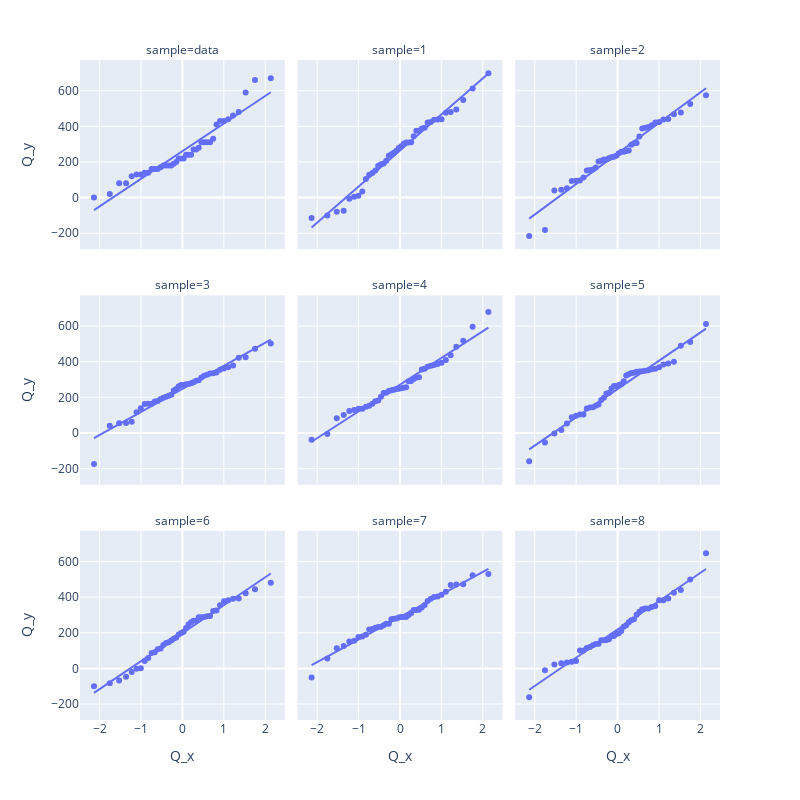

Notebook cell for this chart:
### Markdown cell above
Noch besser als der Vergleich des ursprünglichen Diagramms mit einem einzelnen Diagramm, das aus einer Normalverteilung generiert wurde, ist der Vergleich mit vielen weiteren Diagrammen, bei denen zufällig Daten aus einer Normalverteilung generiert wurden. Der folgende Code generiert 9 Plots: in der linken oberen Ecke sieht man den Q-Q-Plot, die den Originaldaten entspricht. Die restlichen Plots zeigen Q-Q-Plots von 8 verschiedenen simulierten *normalverteilten* Daten. Je nachdem, welches Gerät sie benutzen, kann es sinnvoll sein, die Parameter `width` und `height` zu modifizieren oder die Zoom Funktionalität von plotly zu benutzen.

### Code cell
(Q_x, Q_y) = probplot(dairy_queen['cal_fat'], fit=False)

sim_qq_data = [pd.DataFrame({"Q_x": Q_x, "Q_y": Q_y, "sample": "data"})]
for i in range(8):
    sim_norm = np.random.normal(size = len(dairy_queen['cal_fat']), loc = dqmean, scale = dqsd)
    (Q_x, Q_y) = probplot(sim_norm, fit=False)
    sim_qq_data.append( pd.DataFrame({"Q_x": Q_x, "Q_y": Q_y, "sample": str(i+1)}) )
sim_qq_data = pd.concat(sim_qq_data)

px.scatter(sim_qq_data, x="Q_x", y="Q_y", facet_col="sample", facet_col_wrap=3, trendline="ols", width=800, height=800)

### Figure 1 — Plotly figure (JSON) as saved in the notebook; plotly's stock layout.template omitted (floating-point values rounded to 4 significant figures)
{"data": [{"hovertemplate": "sample=data<br>Q_x=%{x}<br>Q_y=%{y}<extra></extra>", "legendgroup": "", "marker": {"color": "#636efa", "symbol": "circle"}, "mode": "markers", "name": "", "orientation": "v", "showlegend": false, "type": "scatter", "x": [-2.135, -1.754, -1.527, -1.36, -1.224, -1.107, -1.004, -0.9103, -0.8241, -0.7436, -0.6677, -0.5955, -0.5262, -0.4594, -0.3946, -0.3314, -0.2695, -0.2086, -0.1485, -0.08887, -0.02959, 0.02959, 0.08887, 0.1485, 0.2086, 0.2695, 0.3314, 0.3946, 0.4594, 0.5262, 0.5955, 0.6677, 0.7436, 0.8241, 0.9103, 1.004, 1.107, 1.224, 1.36, 1.527, 1.754, 2.135], "xaxis": "x7", "y": [0, 20, 80, 80, 120, 130, 130, 140, 140, 160, 160, 160, 170, 180, 180, 180, 180, 190, 200, 220, 220, 220, 240, 240, 240, 270, 270, 280, 310, 310, 310, 310, 330, 410, 430, 430, 440, 460, 480, 590, 660, 670], "yaxis": "y7"}, {"hovertemplate": "<b>OLS trendline</b><br>Q_y = 154.939 * Q_x + 260.476<br>R<sup>2</sup>=0.923481<br><br>sample=data<br>Q_x=%{x}<br>Q_y=%{y} <b>(trend)</b><extra></extra>", "legendgroup": "", "marker": {"color": "#636efa", "symbol": "circle"}, "mode": "lines", "name": "", "showlegend": false, "type": "scatter", "x": [-2.135, -1.754, -1.527, -1.36, -1.224, -1.107, -1.004, -0.9103, -0.8241, -0.7436, -0.6677, -0.5955, -0.5262, -0.4594, -0.3946, -0.3314, -0.2695, -0.2086, -0.1485, -0.08887, -0.02959, 0.02959, 0.08887, 0.1485, 0.2086, 0.2695, 0.3314, 0.3946, 0.4594, 0.5262, 0.5955, 0.6677, 0.7436, 0.8241, 0.9103, 1.004, 1.107, 1.224, 1.36, 1.527, 1.754, 2.135], "xaxis": "x7", "y": [-70.37, -11.29, 23.81, 49.77, 70.87, 88.95, 104.9, 119.4, 132.8, 145.3, 157.0, 168.2, 178.9, 189.3, 199.3, 209.1, 218.7, 228.2, 237.5, 246.7, 255.9, 265.1, 274.2, 283.5, 292.8, 302.2, 311.8, 321.6, 331.7, 342.0, 352.7, 363.9, 375.7, 388.2, 401.5, 416.0, 432.0, 450.1, 471.2, 497.1, 532.2, 591.3], "yaxis": "y7"}, {"hovertemplate": "sample=1<br>Q_x=%{x}<br>Q_y=%{y}<extra></extra>", "legendgroup": "", "marker": {"color": "#636efa", "symbol": "circle"}, "mode": "markers", "name": "", "orientation": "v", "showlegend": false, "type": "scatter", "x": [-2.135, -1.754, -1.527, -1.36, -1.224, -1.107, -1.004, -0.9103, -0.8241, -0.7436, -0.6677, -0.5955, -0.5262, -0.4594, -0.3946, -0.3314, -0.2695, -0.2086, -0.1485, -0.08887, -0.02959, 0.02959, 0.08887, 0.1485, 0.2086, 0.2695, 0.3314, 0.3946, 0.4594, 0.5262, 0.5955, 0.6677, 0.7436, 0.8241, 0.9103, 1.004, 1.107, 1.224, 1.36, 1.527, 1.754, 2.135], "xaxis": "x8", "y": [-114.0, -100.7, -78.94, -73.18, -6.908, 5.427, 10.9, 34.19, 104.5, 128.9, 137.7, 151.4, 178.3, 186.7, 192.0, 206.6, 235.0, 243.1, 251.1, 263.5, 278.9, 288.3, 301.8, 308.6, 309.8, 310.9, 343.9, 374.6, 375.4, 388.4, 392.0, 422.0, 423.9, 437.5, 438.6, 439.9, 476.5, 480.0, 494.4, 548.1, 611.6, 698.0], "yaxis": "y8"}, {"hovertemplate": "<b>OLS trendline</b><br>Q_y = 202.401 * Q_x + 264.252<br>R<sup>2</sup>=0.983906<br><br>sample=1<br>Q_x=%{x}<br>Q_y=%{y} <b>(trend)</b><extra></extra>", "legendgroup": "", "marker": {"color": "#636efa", "symbol": "circle"}, "mode": "lines", "name": "", "showlegend": false, "type": "scatter", "x": [-2.135, -1.754, -1.527, -1.36, -1.224, -1.107, -1.004, -0.9103, -0.8241, -0.7436, -0.6677, -0.5955, -0.5262, -0.4594, -0.3946, -0.3314, -0.2695, -0.2086, -0.1485, -0.08887, -0.02959, 0.02959, 0.08887, 0.1485, 0.2086, 0.2695, 0.3314, 0.3946, 0.4594, 0.5262, 0.5955, 0.6677, 0.7436, 0.8241, 0.9103, 1.004, 1.107, 1.224, 1.36, 1.527, 1.754, 2.135], "xaxis": "x8", "y": [-167.9, -90.76, -44.91, -11.0, 16.57, 40.18, 61.08, 80.01, 97.46, 113.7, 129.1, 143.7, 157.7, 171.3, 184.4, 197.2, 209.7, 222.0, 234.2, 246.3, 258.3, 270.2, 282.2, 294.3, 306.5, 318.8, 331.3, 344.1, 357.2, 370.8, 384.8, 399.4, 414.8, 431.0, 448.5, 467.4, 488.3, 511.9, 539.5, 573.4, 619.3, 696.4], "yaxis": "y8"}, {"hovertemplate": "sample=2<br>Q_x=%{x}<br>Q_y=%{y}<extra></extra>", "legendgroup": "", "marker": {"color": "#636efa", "symbol": "circle"}, "mode": "markers", "name": "", "orientation": "v", "showlegend": false, "type": "scatter", "x": [-2.135, -1.754, -1.527, -1.36, -1.224, -1.107, -1.004, -0.9103, -0.8241, -0.7436, -0.6677, -0.5955, -0.5262, -0.4594, -0.3946, -0.3314, -0.2695, -0.2086, -0.1485, -0.08887, -0.02959, 0.02959, 0.08887, 0.1485, 0.2086, 0.2695, 0.3314, 0.3946, 0.4594, 0.5262, 0.5955, 0.6677, 0.7436, 0.8241, 0.9103, 1.004, 1.107, 1.224, 1.36, 1.527, 1.754, 2.135], "xaxis": "x9", "y": [-215.4, -182.3, 39.49, 43.75, 51.88, 92.68, 95.25, 96.21, 112.6, 152.7, 155.2, 157.6, 169.0, 203.2, 206.6, 213.6, 214.0, 221.0, 226.5, 228.9, 235.1, 248.9, 256.9, 257.2, 261.3, 263.6, 297.1, 305.2, 305.8, 342.5, 387.1, 392.3, 396.3, 406.5, 421.6, 423.7, 438.7, 441.5, 468.3, 477.3, 525.4, 573.8], "yaxis": "y9"}, {"hovertemplate": "<b>OLS trendline</b><br>Q_y = 171.162 * Q_x + 247.822<br>R<sup>2</sup>=0.961308<br><br>sample=2<br>Q_x=%{x}<br>Q_y=%{y} <b>(trend)</b><extra></extra>", "legendgroup": "", "marker": {"color": "#636efa", "symbol": "circle"}, "mode": "lines", "name": "", "showlegend": false, "type": "scatter", "x": [-2.135, -1.754, -1.527, -1.36, -1.224, -1.107, -1.004, -0.9103, -0.8241, -0.7436, -0.6677, -0.5955, -0.5262, -0.4594, -0.3946, -0.3314, -0.2695, -0.2086, -0.1485, -0.08887, -0.02959, 0.02959, 0.08887, 0.1485, 0.2086, 0.2695, 0.3314, 0.3946, 0.4594, 0.5262, 0.5955, 0.6677, 0.7436, 0.8241, 0.9103, 1.004, 1.107, 1.224, 1.36, 1.527, 1.754, 2.135], "xaxis": "x9", "y": [-117.7, -52.4, -13.63, 15.05, 38.37, 58.33, 76.01, 92.02, 106.8, 120.5, 133.5, 145.9, 157.8, 169.2, 180.3, 191.1, 201.7, 212.1, 222.4, 232.6, 242.8, 252.9, 263.0, 273.2, 283.5, 293.9, 304.5, 315.4, 326.5, 337.9, 349.7, 362.1, 375.1, 388.9, 403.6, 419.6, 437.3, 457.3, 480.6, 509.3, 548.0, 613.3], "yaxis": "y9"}, {"hovertemplate": "sample=3<br>Q_x=%{x}<br>Q_y=%{y}<extra></extra>", "legendgroup": "", "marker": {"color": "#636efa", "symbol": "circle"}, "mode": "markers", "name": "", "orientation": "v", "showlegend": false, "type": "scatter", "x": [-2.135, -1.754, -1.527, -1.36, -1.224, -1.107, -1.004, -0.9103, -0.8241, -0.7436, -0.6677, -0.5955, -0.5262, -0.4594, -0.3946, -0.3314, -0.2695, -0.2086, -0.1485, -0.08887, -0.02959, 0.02959, 0.08887, 0.1485, 0.2086, 0.2695, 0.3314, 0.3946, 0.4594, 0.5262, 0.5955, 0.6677, 0.7436, 0.8241, 0.9103, 1.004, 1.107, 1.224, 1.36, 1.527, 1.754, 2.135], "xaxis": "x4", "y": [-174.0, 41.2, 55.06, 56.3, 62.65, 116.2, 138.7, 162.0, 163.8, 164.6, 176.3, 179.4, 191.2, 198.3, 203.2, 209.4, 215.3, 238.2, 247.5, 262.5, 269.3, 269.3, 272.9, 274.6, 278.9, 285.2, 293.2, 295.6, 311.9, 321.1, 327.2, 333.9, 334.8, 338.8, 355.2, 362.6, 368.9, 378.4, 421.6, 424.5, 472.5, 501.6], "yaxis": "y4"}, {"hovertemplate": "<b>OLS trendline</b><br>Q_y = 129.672 * Q_x + 247.62<br>R<sup>2</sup>=0.954499<br><br>sample=3<br>Q_x=%{x}<br>Q_y=%{y} <b>(trend)</b><extra></extra>", "legendgroup": "", "marker": {"color": "#636efa", "symbol": "circle"}, "mode": "lines", "name": "", "showlegend": false, "type": "scatter", "x": [-2.135, -1.754, -1.527, -1.36, -1.224, -1.107, -1.004, -0.9103, -0.8241, -0.7436, -0.6677, -0.5955, -0.5262, -0.4594, -0.3946, -0.3314, -0.2695, -0.2086, -0.1485, -0.08887, -0.02959, 0.02959, 0.08887, 0.1485, 0.2086, 0.2695, 0.3314, 0.3946, 0.4594, 0.5262, 0.5955, 0.6677, 0.7436, 0.8241, 0.9103, 1.004, 1.107, 1.224, 1.36, 1.527, 1.754, 2.135], "xaxis": "x4", "y": [-29.27, 20.17, 49.55, 71.27, 88.94, 104.1, 117.5, 129.6, 140.8, 151.2, 161.0, 170.4, 179.4, 188.0, 196.5, 204.6, 212.7, 220.6, 228.4, 236.1, 243.8, 251.5, 259.1, 266.9, 274.7, 282.6, 290.6, 298.8, 307.2, 315.9, 324.8, 334.2, 344.0, 354.5, 365.7, 377.8, 391.2, 406.3, 424.0, 445.7, 475.1, 524.5], "yaxis": "y4"}, {"hovertemplate": "sample=4<br>Q_x=%{x}<br>Q_y=%{y}<extra></extra>", "legendgroup": "", "marker": {"color": "#636efa", "symbol": "circle"}, "mode": "markers", "name": "", "orientation": "v", "showlegend": false, "type": "scatter", "x": [-2.135, -1.754, -1.527, -1.36, -1.224, -1.107, -1.004, -0.9103, -0.8241, -0.7436, -0.6677, -0.5955, -0.5262, -0.4594, -0.3946, -0.3314, -0.2695, -0.2086, -0.1485, -0.08887, -0.02959, 0.02959, 0.08887, 0.1485, 0.2086, 0.2695, 0.3314, 0.3946, 0.4594, 0.5262, 0.5955, 0.6677, 0.7436, 0.8241, 0.9103, 1.004, 1.107, 1.224, 1.36, 1.527, 1.754, 2.135], "xaxis": "x5", "y": [-37.95, -5.217, 83.46, 101.6, 122.9, 128.6, 135.9, 136.3, 147.0, 153.0, 164.8, 178.0, 182.7, 203.6, 224.6, 225.2, 236.1, 239.7, 242.7, 246.6, 248.4, 251.5, 254.4, 256.0, 290.0, 292.0, 302.8, 310.9, 312.5, 357.0, 360.9, 372.1, 377.2, 381.1, 386.9, 393.6, 409.7, 436.0, 484.4, 517.0, 596.0, 678.6], "yaxis": "y5"}, {"hovertemplate": "<b>OLS trendline</b><br>Q_y = 149.794 * Q_x + 270.918<br>R<sup>2</sup>=0.971544<br><br>sample=4<br>Q_x=%{x}<br>Q_y=%{y} <b>(trend)</b><extra></extra>", "legendgroup": "", "marker": {"color": "#636efa", "symbol": "circle"}, "mode": "lines", "name": "", "showlegend": false, "type": "scatter", "x": [-2.135, -1.754, -1.527, -1.36, -1.224, -1.107, -1.004, -0.9103, -0.8241, -0.7436, -0.6677, -0.5955, -0.5262, -0.4594, -0.3946, -0.3314, -0.2695, -0.2086, -0.1485, -0.08887, -0.02959, 0.02959, 0.08887, 0.1485, 0.2086, 0.2695, 0.3314, 0.3946, 0.4594, 0.5262, 0.5955, 0.6677, 0.7436, 0.8241, 0.9103, 1.004, 1.107, 1.224, 1.36, 1.527, 1.754, 2.135], "xaxis": "x5", "y": [-48.94, 8.178, 42.11, 67.21, 87.61, 105.1, 120.6, 134.6, 147.5, 159.5, 170.9, 181.7, 192.1, 202.1, 211.8, 221.3, 230.6, 239.7, 248.7, 257.6, 266.5, 275.4, 284.2, 293.2, 302.2, 311.3, 320.6, 330.0, 339.7, 349.7, 360.1, 370.9, 382.3, 394.4, 407.3, 421.3, 436.8, 454.2, 474.6, 499.7, 533.7, 590.8], "yaxis": "y5"}, {"hovertemplate": "sample=5<br>Q_x=%{x}<br>Q_y=%{y}<extra></extra>", "legendgroup": "", "marker": {"color": "#636efa", "symbol": "circle"}, "mode": "markers", "name": "", "orientation": "v", "showlegend": false, "type": "scatter", "x": [-2.135, -1.754, -1.527, -1.36, -1.224, -1.107, -1.004, -0.9103, -0.8241, -0.7436, -0.6677, -0.5955, -0.5262, -0.4594, -0.3946, -0.3314, -0.2695, -0.2086, -0.1485, -0.08887, -0.02959, 0.02959, 0.08887, 0.1485, 0.2086, 0.2695, 0.3314, 0.3946, 0.4594, 0.5262, 0.5955, 0.6677, 0.7436, 0.8241, 0.9103, 1.004, 1.107, 1.224, 1.36, 1.527, 1.754, 2.135], "xaxis": "x6", "y": [-158.8, -53.14, -2.659, 16.74, 53.04, 88.68, 96.4, 103.5, 104.4, 136.9, 143.1, 144.8, 152.8, 159.3, 185.8, 198.1, 221.5, 224.6, 249.5, 263.3, 263.8, 269.0, 273.4, 291.0, 322.2, 329.4, 336.4, 338.2, 343.5, 345.2, 347.1, 349.7, 351.9, 358.4, 360.6, 369.4, 385.0, 389.7, 400.4, 490.1, 510.5, 611.8], "yaxis": "y6"}, {"hovertemplate": "<b>OLS trendline</b><br>Q_y = 158.782 * Q_x + 246.773<br>R<sup>2</sup>=0.972428<br><br>sample=5<br>Q_x=%{x}<br>Q_y=%{y} <b>(trend)</b><extra></extra>", "legendgroup": "", "marker": {"color": "#636efa", "symbol": "circle"}, "mode": "lines", "name": "", "showlegend": false, "type": "scatter", "x": [-2.135, -1.754, -1.527, -1.36, -1.224, -1.107, -1.004, -0.9103, -0.8241, -0.7436, -0.6677, -0.5955, -0.5262, -0.4594, -0.3946, -0.3314, -0.2695, -0.2086, -0.1485, -0.08887, -0.02959, 0.02959, 0.08887, 0.1485, 0.2086, 0.2695, 0.3314, 0.3946, 0.4594, 0.5262, 0.5955, 0.6677, 0.7436, 0.8241, 0.9103, 1.004, 1.107, 1.224, 1.36, 1.527, 1.754, 2.135], "xaxis": "x6", "y": [-92.27, -31.73, 4.234, 30.84, 52.47, 70.99, 87.39, 102.2, 115.9, 128.7, 140.8, 152.2, 163.2, 173.8, 184.1, 194.2, 204.0, 213.7, 223.2, 232.7, 242.1, 251.5, 260.9, 270.3, 279.9, 289.6, 299.4, 309.4, 319.7, 330.3, 341.3, 352.8, 364.8, 377.6, 391.3, 406.2, 422.6, 441.1, 462.7, 489.3, 525.3, 585.8], "yaxis": "y6"}, {"hovertemplate": "sample=6<br>Q_x=%{x}<br>Q_y=%{y}<extra></extra>", "legendgroup": "", "marker": {"color": "#636efa", "symbol": "circle"}, "mode": "markers", "name": "", "orientation": "v", "showlegend": false, "type": "scatter", "x": [-2.135, -1.754, -1.527, -1.36, -1.224, -1.107, -1.004, -0.9103, -0.8241, -0.7436, -0.6677, -0.5955, -0.5262, -0.4594, -0.3946, -0.3314, -0.2695, -0.2086, -0.1485, -0.08887, -0.02959, 0.02959, 0.08887, 0.1485, 0.2086, 0.2695, 0.3314, 0.3946, 0.4594, 0.5262, 0.5955, 0.6677, 0.7436, 0.8241, 0.9103, 1.004, 1.107, 1.224, 1.36, 1.527, 1.754, 2.135], "xaxis": "x", "y": [-99.82, -82.6, -68.31, -46.22, -19.6, -2.1, 1.543, 41.81, 57.96, 86.48, 91.31, 106.8, 111.4, 131.8, 143.0, 146.9, 156.3, 166.9, 173.0, 190.1, 198.8, 205.3, 226.8, 246.0, 258.6, 267.2, 268.8, 286.5, 286.6, 288.4, 292.3, 293.5, 321.8, 324.5, 354.4, 376.6, 381.8, 390.5, 392.5, 421.4, 444.1, 481.2], "yaxis": "y"}, {"hovertemplate": "<b>OLS trendline</b><br>Q_y = 156.949 * Q_x + 197.485<br>R<sup>2</sup>=0.984274<br><br>sample=6<br>Q_x=%{x}<br>Q_y=%{y} <b>(trend)</b><extra></extra>", "legendgroup": "", "marker": {"color": "#636efa", "symbol": "circle"}, "mode": "lines", "name": "", "showlegend": false, "type": "scatter", "x": [-2.135, -1.754, -1.527, -1.36, -1.224, -1.107, -1.004, -0.9103, -0.8241, -0.7436, -0.6677, -0.5955, -0.5262, -0.4594, -0.3946, -0.3314, -0.2695, -0.2086, -0.1485, -0.08887, -0.02959, 0.02959, 0.08887, 0.1485, 0.2086, 0.2695, 0.3314, 0.3946, 0.4594, 0.5262, 0.5955, 0.6677, 0.7436, 0.8241, 0.9103, 1.004, 1.107, 1.224, 1.36, 1.527, 1.754, 2.135], "xaxis": "x", "y": [-137.7, -77.81, -42.26, -15.96, 5.421, 23.73, 39.94, 54.62, 68.14, 80.77, 92.69, 104.0, 114.9, 125.4, 135.6, 145.5, 155.2, 164.7, 174.2, 183.5, 192.8, 202.1, 211.4, 220.8, 230.2, 239.8, 249.5, 259.4, 269.6, 280.1, 290.9, 302.3, 314.2, 326.8, 340.4, 355.0, 371.2, 389.5, 410.9, 437.2, 472.8, 532.6], "yaxis": "y"}, {"hovertemplate": "sample=7<br>Q_x=%{x}<br>Q_y=%{y}<extra></extra>", "legendgroup": "", "marker": {"color": "#636efa", "symbol": "circle"}, "mode": "markers", "name": "", "orientation": "v", "showlegend": false, "type": "scatter", "x": [-2.135, -1.754, -1.527, -1.36, -1.224, -1.107, -1.004, -0.9103, -0.8241, -0.7436, -0.6677, -0.5955, -0.5262, -0.4594, -0.3946, -0.3314, -0.2695, -0.2086, -0.1485, -0.08887, -0.02959, 0.02959, 0.08887, 0.1485, 0.2086, 0.2695, 0.3314, 0.3946, 0.4594, 0.5262, 0.5955, 0.6677, 0.7436, 0.8241, 0.9103, 1.004, 1.107, 1.224, 1.36, 1.527, 1.754, 2.135], "xaxis": "x2", "y": [-51.24, 56.0, 112.7, 125.3, 150.9, 155.6, 176.6, 179.2, 188.5, 218.7, 220.5, 228.7, 231.7, 233.3, 242.5, 250.8, 250.9, 275.6, 278.4, 279.8, 285.2, 287.9, 288.1, 288.4, 300.0, 310.3, 327.9, 328.2, 329.1, 341.7, 356.0, 378.0, 391.2, 400.8, 402.9, 413.3, 429.9, 468.6, 471.1, 472.5, 523.1, 530.2], "yaxis": "y2"}, {"hovertemplate": "<b>OLS trendline</b><br>Q_y = 126.439 * Q_x + 288.789<br>R<sup>2</sup>=0.982502<br><br>sample=7<br>Q_x=%{x}<br>Q_y=%{y} <b>(trend)</b><extra></extra>", "legendgroup": "", "marker": {"color": "#636efa", "symbol": "circle"}, "mode": "lines", "name": "", "showlegend": false, "type": "scatter", "x": [-2.135, -1.754, -1.527, -1.36, -1.224, -1.107, -1.004, -0.9103, -0.8241, -0.7436, -0.6677, -0.5955, -0.5262, -0.4594, -0.3946, -0.3314, -0.2695, -0.2086, -0.1485, -0.08887, -0.02959, 0.02959, 0.08887, 0.1485, 0.2086, 0.2695, 0.3314, 0.3946, 0.4594, 0.5262, 0.5955, 0.6677, 0.7436, 0.8241, 0.9103, 1.004, 1.107, 1.224, 1.36, 1.527, 1.754, 2.135], "xaxis": "x2", "y": [18.8, 67.01, 95.65, 116.8, 134.1, 148.8, 161.9, 173.7, 184.6, 194.8, 204.4, 213.5, 222.3, 230.7, 238.9, 246.9, 254.7, 262.4, 270.0, 277.6, 285.0, 292.5, 300.0, 307.6, 315.2, 322.9, 330.7, 338.7, 346.9, 355.3, 364.1, 373.2, 382.8, 393.0, 403.9, 415.7, 428.8, 443.5, 460.7, 481.9, 510.6, 558.8], "yaxis": "y2"}, {"hovertemplate": "sample=8<br>Q_x=%{x}<br>Q_y=%{y}<extra></extra>", "legendgroup": "", "marker": {"color": "#636efa", "symbol": "circle"}, "mode": "markers", "name": "", "orientation": "v", "showlegend": false, "type": "scatter", "x": [-2.135, -1.754, -1.527, -1.36, -1.224, -1.107, -1.004, -0.9103, -0.8241, -0.7436, -0.6677, -0.5955, -0.5262, -0.4594, -0.3946, -0.3314, -0.2695, -0.2086, -0.1485, -0.08887, -0.02959, 0.02959, 0.08887, 0.1485, 0.2086, 0.2695, 0.3314, 0.3946, 0.4594, 0.5262, 0.5955, 0.6677, 0.7436, 0.8241, 0.9103, 1.004, 1.107, 1.224, 1.36, 1.527, 1.754, 2.135], "xaxis": "x3", "y": [-161.5, -10.38, 22.42, 28.72, 33.34, 36.73, 41.72, 100.3, 100.9, 114.2, 119.5, 130.4, 136.7, 138.8, 158.5, 158.5, 158.9, 163.5, 180.2, 181.4, 192.9, 196.8, 209.2, 234.2, 242.3, 259.5, 270.2, 275.9, 301.3, 317.8, 331.9, 336.1, 336.5, 344.6, 350.1, 382.7, 383.0, 392.4, 424.5, 439.8, 498.5, 646.4], "yaxis": "y3"}, {"hovertemplate": "<b>OLS trendline</b><br>Q_y = 158.564 * Q_x + 219.033<br>R<sup>2</sup>=0.977788<br><br>sample=8<br>Q_x=%{x}<br>Q_y=%{y} <b>(trend)</b><extra></extra>", "legendgroup": "", "marker": {"color": "#636efa", "symbol": "circle"}, "mode": "lines", "name": "", "showlegend": false, "type": "scatter", "x": [-2.135, -1.754, -1.527, -1.36, -1.224, -1.107, -1.004, -0.9103, -0.8241, -0.7436, -0.6677, -0.5955, -0.5262, -0.4594, -0.3946, -0.3314, -0.2695, -0.2086, -0.1485, -0.08887, -0.02959, 0.02959, 0.08887, 0.1485, 0.2086, 0.2695, 0.3314, 0.3946, 0.4594, 0.5262, 0.5955, 0.6677, 0.7436, 0.8241, 0.9103, 1.004, 1.107, 1.224, 1.36, 1.527, 1.754, 2.135], "xaxis": "x3", "y": [-119.5, -59.09, -23.17, 3.394, 24.99, 43.49, 59.87, 74.7, 88.36, 101.1, 113.2, 124.6, 135.6, 146.2, 156.5, 166.5, 176.3, 186.0, 195.5, 204.9, 214.3, 223.7, 233.1, 242.6, 252.1, 261.8, 271.6, 281.6, 291.9, 302.5, 313.5, 324.9, 336.9, 349.7, 363.4, 378.2, 394.6, 413.1, 434.7, 461.2, 497.2, 557.6], "yaxis": "y3"}], "layout": {"annotations": [{"font": {}, "showarrow": false, "text": "sample=6", "x": 0.16, "xanchor": "center", "xref": "paper", "y": 0.2867, "yanchor": "bottom", "yref": "paper"}, {"font": {}, "showarrow": false, "text": "sample=7", "x": 0.5, "xanchor": "center", "xref": "paper", "y": 0.2867, "yanchor": "bottom", "yref": "paper"}, {"font": {}, "showarrow": false, "text": "sample=8", "x": 0.84, "xanchor": "center", "xref": "paper", "y": 0.2867, "yanchor": "bottom", "yref": "paper"}, {"font": {}, "showarrow": false, "text": "sample=3", "x": 0.16, "xanchor": "center", "xref": "paper", "y": 0.6433, "yanchor": "bottom", "yref": "paper"}, {"font": {}, "showarrow": false, "text": "sample=4", "x": 0.5, "xanchor": "center", "xref": "paper", "y": 0.6433, "yanchor": "bottom", "yref": "paper"}, {"font": {}, "showarrow": false, "text": "sample=5", "x": 0.84, "xanchor": "center", "xref": "paper", "y": 0.6433, "yanchor": "bottom", "yref": "paper"}, {"font": {}, "showarrow": false, "text": "sample=data", "x": 0.16, "xanchor": "center", "xref": "paper", "y": 1.0, "yanchor": "bottom", "yref": "paper"}, {"font": {}, "showarrow": false, "text": "sample=1", "x": 0.5, "xanchor": "center", "xref": "paper", "y": 1.0, "yanchor": "bottom", "yref": "paper"}, {"font": {}, "showarrow": false, "text": "sample=2", "x": 0.84, "xanchor": "center", "xref": "paper", "y": 1.0, "yanchor": "bottom", "yref": "paper"}], "height": 800, "legend": {"tracegroupgap": 0}, "margin": {"t": 60}, "width": 800, "xaxis": {"anchor": "y", "domain": [0, 0.32], "title": {"text": "Q_x"}}, "xaxis2": {"anchor": "y2", "domain": [0.34, 0.66], "matches": "x", "title": {"text": "Q_x"}}, "xaxis3": {"anchor": "y3", "domain": [0.68, 1.0], "matches": "x", "title": {"text": "Q_x"}}, "xaxis4": {"anchor": "y4", "domain": [0, 0.32], "matches": "x", "showticklabels": false}, "xaxis5": {"anchor": "y5", "domain": [0.34, 0.66], "matches": "x", "showticklabels": false}, "xaxis6": {"anchor": "y6", "domain": [0.68, 1.0], "matches": "x", "showticklabels": false}, "xaxis7": {"anchor": "y7", "domain": [0, 0.32], "matches": "x", "showticklabels": false}, "xaxis8": {"anchor": "y8", "domain": [0.34, 0.66], "matches": "x", "showticklabels": false}, "xaxis9": {"anchor": "y9", "domain": [0.68, 1.0], "matches": "x", "showticklabels": false}, "yaxis": {"anchor": "x", "domain": [0, 0.2867], "title": {"text": "Q_y"}}, "yaxis2": {"anchor": "x2", "domain": [0, 0.2867], "matches": "y", "showticklabels": false}, "yaxis3": {"anchor": "x3", "domain": [0, 0.2867], "matches": "y", "showticklabels": false}, "yaxis4": {"anchor": "x4", "domain": [0.3567, 0.6433], "matches": "y", "title": {"text": "Q_y"}}, "yaxis5": {"anchor": "x5", "domain": [0.3567, 0.6433], "matches": "y", "showticklabels": false}, "yaxis6": {"anchor": "x6", "domain": [0.3567, 0.6433], "matches": "y", "showticklabels": false}, "yaxis7": {"anchor": "x7", "domain": [0.7133, 1.0], "matches": "y", "title": {"text": "Q_y"}}, "yaxis8": {"anchor": "x8", "domain": [0.7133, 1.0], "matches": "y", "showticklabels": false}, "yaxis9": {"anchor": "x9", "domain": [0.7133, 1.0], "matches": "y", "showticklabels": false}}}
